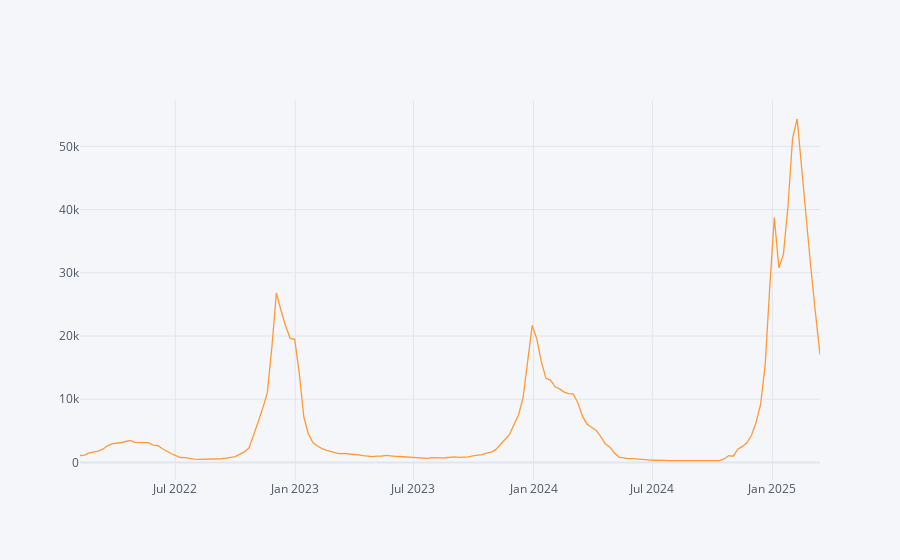

Notebook cell for this chart:
### Code cell
updated_df.iplot()

### Figure 1 — Plotly figure (JSON) as saved in the notebook; plotly's stock layout.template omitted (floating-point values rounded to 4 significant figures; data arrays with more than 128 entries replaced by an {"elided": "..."} marker saying what was removed)
{"data": [{"line": {"color": "rgba(255, 153, 51, 1.0)", "dash": "solid", "shape": "linear", "width": 1.3}, "mode": "lines", "name": "value", "text": "", "type": "scatter", "x": {"elided": "163 str values"}, "y": {"elided": "163 int values"}}], "layout": {"autosize": true, "legend": {"bgcolor": "#F5F6F9", "font": {"color": "#4D5663"}}, "paper_bgcolor": "#F5F6F9", "plot_bgcolor": "#F5F6F9", "title": {"font": {"color": "#4D5663"}}, "xaxis": {"autorange": true, "gridcolor": "#E1E5ED", "range": ["2022-02-05", "2025-03-15"], "showgrid": true, "tickfont": {"color": "#4D5663"}, "title": {"font": {"color": "#4D5663"}, "text": ""}, "type": "date", "zerolinecolor": "#E1E5ED"}, "yaxis": {"autorange": true, "gridcolor": "#E1E5ED", "range": [-2783, 57337], "showgrid": true, "tickfont": {"color": "#4D5663"}, "title": {"font": {"color": "#4D5663"}, "text": ""}, "type": "linear", "zerolinecolor": "#E1E5ED"}}}
